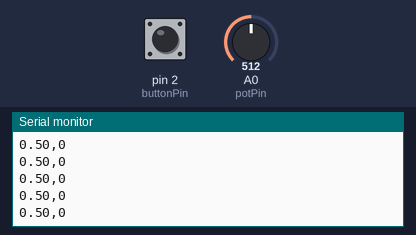
Recording of a program running on a simulated Arduino Uno, built with avr-gcc and run on an emulated ATmega328P. Parts: the last lines printed to the serial monitor. Inputs (shaded band) come from the test bench; at power-on: A0 (potPin) = 512, pin 2 (buttonPin) LOW.

Above: at 1.2 s.
1.3 s: A0 (potPin) set to 716
At 1.9 s:
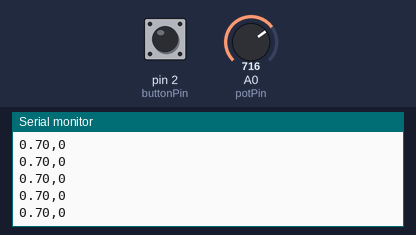
4.3 s: pin 2 (buttonPin) pulled HIGH for 0.15 s
5.9 s: A0 (potPin) set to 900
At 6.4 s:
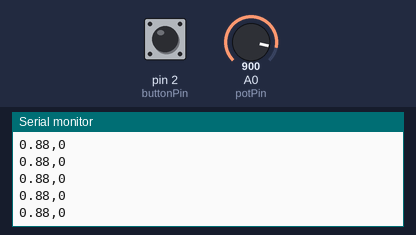
8.9 s: pin 2 (buttonPin) pulled HIGH for 1 s
At 9.8 s:
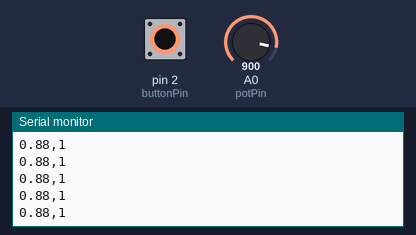
Timing chart, 0 to 11.9 s (numbered marks = the images above; inputs shaded):
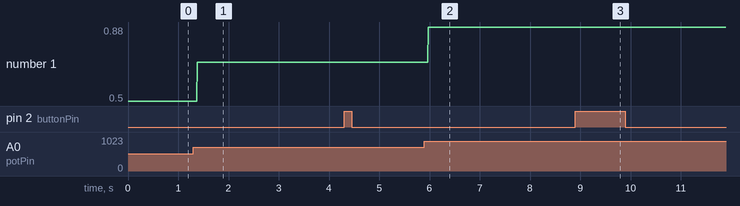

Measured:
- after the input at 1.3 s, the serial monitor: prints a new line after 0.07 s (image 1)
- after the input at 5.9 s, the serial monitor: prints a new line after 0.07 s (image 2)
- after the input at 8.9 s, the serial monitor: prints a new line after 0.07 s (image 3)
- plotted number 1: 0.5 → 0.7 after the input at 1.3 s, 0.7 → 0.88 after the input at 5.9 s

The program:

main.cpp
```cpp
#include <Arduino.h>

// Read two sensors, output the values via Serial separated by a comma

const int potPin = A0;
const int buttonPin = 2;

const float analogMax = 1023.0f;

void setup() {
  Serial.begin(9600);
  while (!Serial) continue;

  // set the button pin as an input
  pinMode(buttonPin, INPUT);
}

void loop() {
  // read the pot
  const int potValue = analogRead(potPin);
  const float potScaled = potValue / analogMax;

  // read the button
  const int buttonState = digitalRead(buttonPin);

  // print the scaled pot value and the button state, separated by a comma
  String serialData = String(potScaled) + "," + String(buttonState);
  Serial.println(serialData);
}
```
